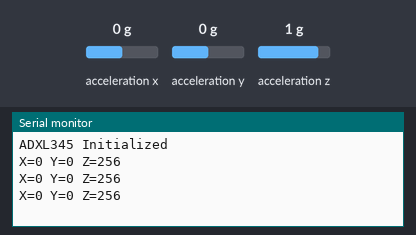
Bench run of a sketch on a simulated Arduino Uno, built with avr-gcc and run on an emulated ATmega328P. Parts: the last lines printed to the serial monitor. Wiring (inferred from the names in the program): ADXL345 accelerometer at I2C address 0x53. The inputs (shaded band) are chosen by the test bench; at power-on: acceleration x 0 g, acceleration y 0 g, acceleration z 1 g.

Above: at 1.3 s.
1.4 s: acceleration x set to -1.4 g
At 1.9 s:
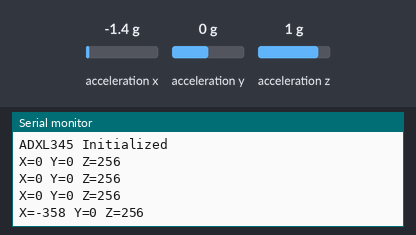
2.9 s: acceleration y set to -1.4 g
At 3.4 s:
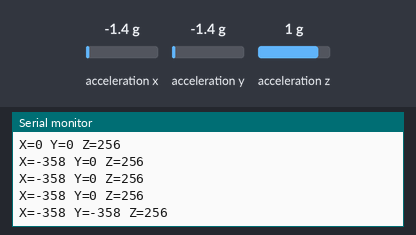
4.4 s: acceleration z set to -1.4 g
At 4.9 s:
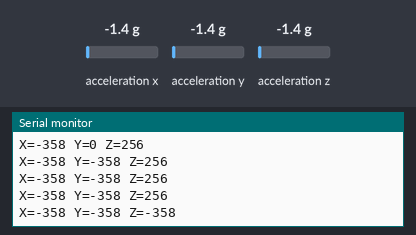

The sketch:

ADXL345_Test.ino
```cpp
#include <Arduino.h>
#include <Wire.h>

#define ADXL345_ADDRESS 0x53

void setup()
{
    Serial.begin(115200);
    Wire.begin();

    Wire.beginTransmission(ADXL345_ADDRESS);
    Wire.write(0x2D);
    Wire.write(0x08);
    Wire.endTransmission();

    Serial.println("ADXL345 Initialized");
}

void loop()
{
    int16_t x;
    int16_t y;
    int16_t z;

    Wire.beginTransmission(ADXL345_ADDRESS);
    Wire.write(0x32);
    Wire.endTransmission(false);

    Wire.requestFrom(ADXL345_ADDRESS, 6);

    if(Wire.available() >= 6)
    {
        x = Wire.read() | (Wire.read() << 8);
        y = Wire.read() | (Wire.read() << 8);
        z = Wire.read() | (Wire.read() << 8);

        Serial.print("X=");
        Serial.print(x);

        Serial.print(" Y=");
        Serial.print(y);

        Serial.print(" Z=");
        Serial.println(z);
    }

    delay(500);
}
```

Measured:
- after the input at 1.4 s, the serial monitor: prints a new line after 0.11 s (image 1)
- after the input at 2.9 s, the serial monitor: prints a new line after 0.11 s (image 2)
- after the input at 4.4 s, the serial monitor: prints a new line after 0.11 s (image 3)
